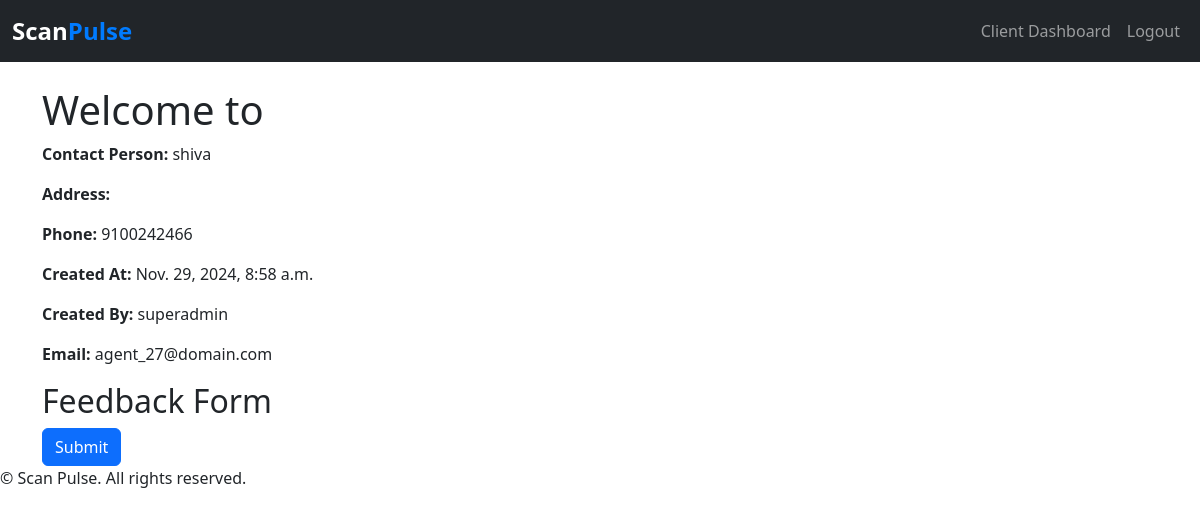
The app's page /abc1234/ with its own data.
### user_management/models.py (models this page shows, shortened)
class ClientDetails(models.Model):
    client = models.OneToOneField(Client, on_delete=models.CASCADE, related_name="details")
    phone = models.CharField(max_length=15, blank=True)
    contact_person_name = models.CharField(max_length=100, blank=True)
    url_path = models.SlugField(unique=True, blank=True)
    plan = models.ForeignKey(Plan, on_delete=models.SET_NULL, null=True, blank=True)
    expiration_date = models.DateTimeField(null=True, blank=True)

class Client(models.Model):
    user = models.OneToOneField(CustomUser, on_delete=models.CASCADE, related_name="client_profile")
    company_name = models.CharField(max_length=100)
    address = models.TextField(blank=True)
    created_by = models.ForeignKey(CustomUser, on_delete=models.SET_NULL, null=True, blank=True, related_name="created_clients")
    created_at = models.DateTimeField(auto_now_add=True)

class CustomUser(AbstractUser):
    email = models.EmailField(unique=True)
    role = models.ForeignKey(Role, on_delete=models.SET_NULL, null=True, blank=True, related_name="users")
    created_by = models.ForeignKey('self', on_delete=models.SET_NULL, null=True, blank=True, related_name="created_users")
    created_at = models.DateTimeField(auto_now_add=True)
    REQUIRED_FIELDS = ['email']

### user_management/views.py (the view, shortened to what this page needs)
# urls.py: path('<slug:unique_url_path>/', public_feedback_page, name='public_feedback_page'),
@csrf_exempt
def public_feedback_page(request, unique_url_path):
    client_details = get_object_or_404(ClientDetails, url_path=unique_url_path)
    client = client_details.client  # Access the related Client object
    user = client.user  # Access the associated CustomUser instance
    if client_details.expiration_date and client_details.expiration_date < now():
        return render(request, 'expired_feedback_page.html', {
            'client': client,
            'details': client_details,
        }, status=403)
    form_fields = client.form_fields.filter(hidden=False)
    form = DynamicPublicForm(form_fields)
    return render(request, 'client_public_page.html', {
        'client': client,
        'user': user,
        'details': client_details,
        'form': form,
    })

### user_management/templates/client_public_page.html (shortened to what this page needs)
{% extends "base.html" %}
{% load crispy_forms_tags %}
{% block content %}
<h1>Welcome to {{ client.company_name }}</h1>
    <p><strong>Contact Person:</strong> {{ details.contact_person_name }}</p>
    <p><strong>Address:</strong> {{ client.address }}</p>
    <p><strong>Phone:</strong> {{ details.phone }}</p>
    <p><strong>Created At:</strong> {{ client.created_at }}</p>
    <p><strong>Created By:</strong> {{ client.created_by.username }}</p>
    <p><strong>Email:</strong> {{ user.email }}</p>
    <h2>Feedback Form</h2>
    <form method="POST">
        <button type="submit" class="btn btn-primary">Submit</button>
    </form>
{% endblock %}

### records on screen
ClientDetails: contact_person_name "shiva", phone "9100242466"
Client: created_at "Nov. 29, 2024, 8:58 a.m.", created_by.username "superadmin"
CustomUser: email "agent_27@domain.com"
